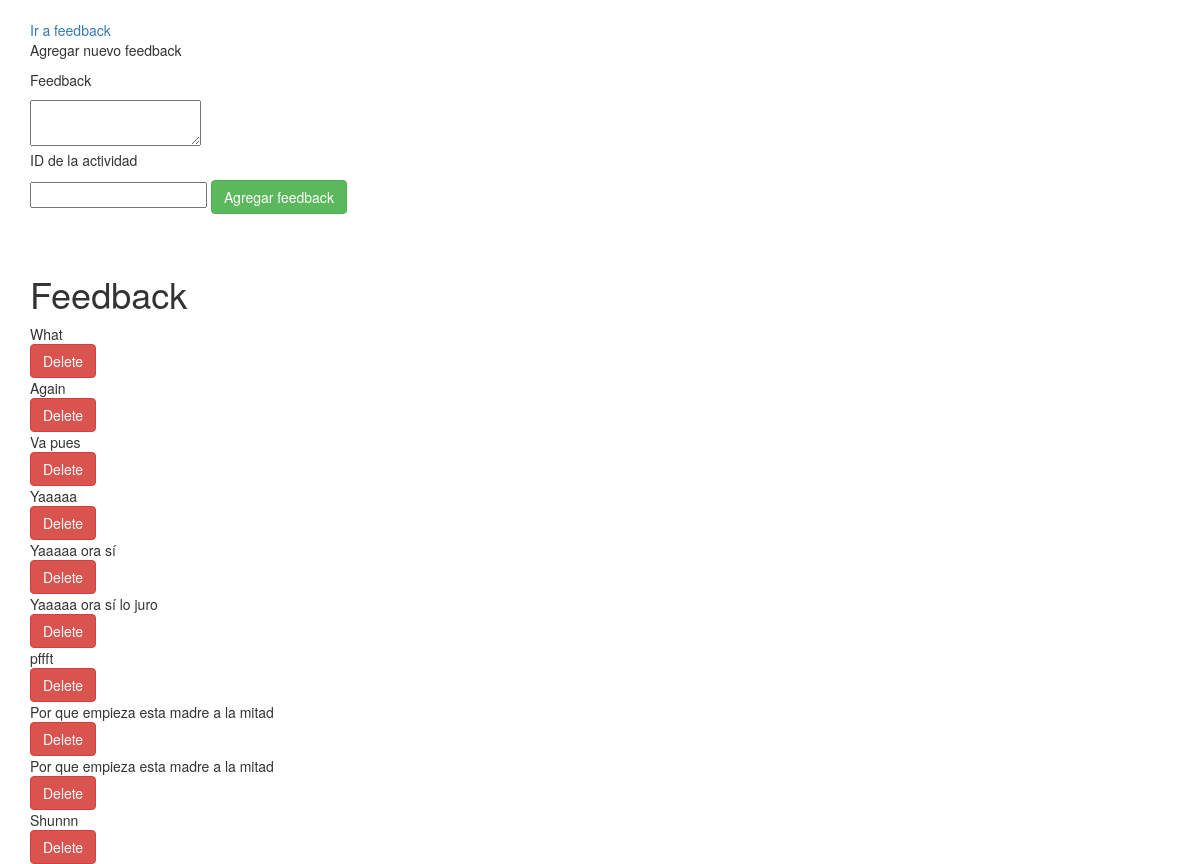
The page /managefeedback/2 on the database its author committed.
### feedbackinator/models.py (models this page shows)
class Feedback(db.Model):
	id = db.Column(db.Integer, primary_key=True)
	actividad = db.Column(db.Integer, db.ForeignKey("actividades.id"), nullable=False)
	feedback = db.Column(db.Text, nullable = False)
	def __repr__(self):
		return self.feedback

### feedbackinator/routes.py (the view)
@app.route("/managefeedback/<actividad>")
def managefeedback(actividad):
	feedback = Feedback.query.filter_by(actividad=actividad).all()
	return render_template("managefeedback.html", feedback=feedback, actividad=actividad)

### feedbackinator/templates/managefeedback.html (shortened to what this page needs)
{% extends "base.html" %}
{% block content %}
<div class="container mt-3 mb-10">
</div>
<div class="container mt-3 mb-10">
	<a href="/feedback/{{actividad}}">Ir a feedback</a>
    <p>Agregar nuevo feedback</p>
    <form class="form-inline my-2 my-lg-0" action="/nuevofeedback" method="POST">
    <p>Feedback</p>
    	<textarea id="feedback", name="feedback">
        </textarea><br>
    <p>ID de la actividad</p>
    <input type="text", id="nombreactividad", name="nombreactividad" required>
    <button type="submit" class="btn btn-success">Agregar feedback</button>
    </form>
</div>
<div class="container mt-3 mb-10">
</div>
<div class="container mt-3 mb-10">
</div>
<div class="container mt-3 mb-10">
    <h1>Feedback</h1>
</div>
<div class="container mt-3 mb-10">
	{% if feedback is not none %}
        {% for feed in feedback %}
        <div class="container">
            <div class="row mb-3">
                <div class="col">
                    {{ feed }}
                </div>
                <div class="col">
                    <form class="form-inline my2 my-lg-0" action="/borrarfeedback/{{ feed.id }}" method="POST">
                        <input type="submit" value="Delete" class="btn btn-danger">
                    </form>
                </div>
            </div>
        </div>
        {% endfor %}
    {% else %}
        <div class="container">
            <h4>Todavía no hay feedback.</h4>
        </div>
    {% endif %}
</div>
{% endblock %}

### rows shown on the page
Feedback: feedback "What"
Feedback: feedback "Again"
Feedback: feedback "Va pues"
Feedback: feedback "Yaaaaa"
Feedback: feedback "Yaaaaa ora sí"
Feedback: feedback "Yaaaaa ora sí lo juro"
Feedback: feedback "pffft"
Feedback: feedback "Por que empieza esta madre a la mitad"
Feedback: feedback "Por que empieza esta madre a la mitad"
Feedback: feedback "Shunnn"
